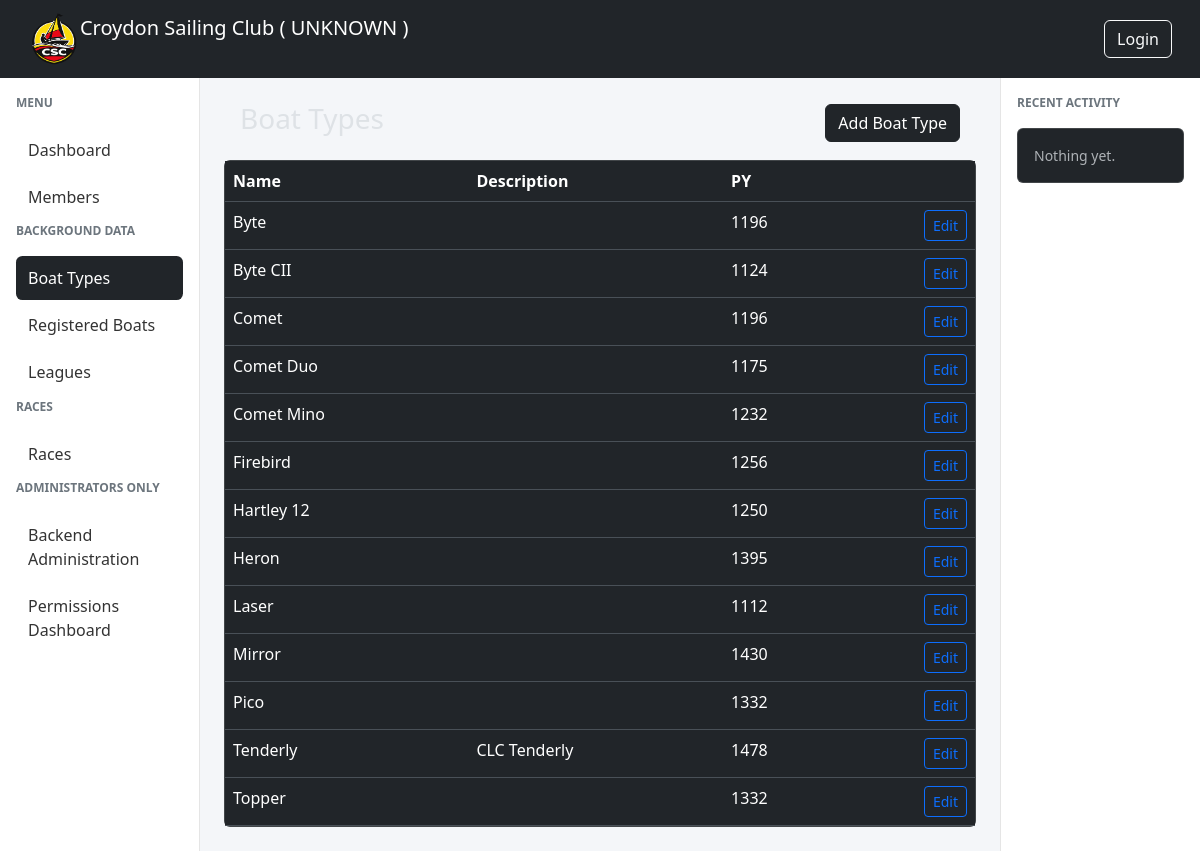
/boat-types/, run on the app's committed database.
### races/models.py (models this page shows, shortened)
class BoatType(models.Model):
    name = models.CharField(max_length=100)
    description = models.CharField(max_length=255, blank=True)
    py = models.IntegerField(
        "Portsmouth Yardstick",
        validators=[
            MinValueValidator(1000),
            MaxValueValidator(2000),
        ],
    )

### races/views.py (the view)
# urls.py: path("boat-types/", BoatTypeListView.as_view(), name="boattype-list"),
class BoatTypeListView(ListView):
    model = BoatType
    template_name = "races/boattype_list.html"
    context_object_name = "boats"
    ordering = ["name"]

### csc_manager/context_processors.py (called while the page is built)
def template_settings(request):
    return {
        name: getattr(settings, name)
        for name in getattr(settings, "TEMPLATE_VISIBLE_SETTINGS", [])
    }

### races/templates/races/boattype_list.html (shortened to what this page needs)
{% extends "base.html" %}
{% block content %}
<div class="d-flex justify-content-between align-items-center mb-3 px-3">
    <h3>Boat Types</h3>
    <a href="{% url 'boattype-add' %}" class="btn btn-dark">
        Add Boat Type
    </a>
</div>
<div class="card">
    <div class="table-responsive">
        <table class="table table-hover mb-0">
            <thead>
                <tr>
                    <th>Name</th>
                    <th>Description</th>
                    <th>PY</th>
                    <th></th>
                </tr>
            </thead>
            <tbody>
                {% for boat in boats %}
                <tr>
                    <td>{{ boat.name }}</td>
                    <td>{{ boat.description }}</td>
                    <td>{{ boat.py }}</td>
                    <td class="text-end">
                        <a href="{% url 'boattype-edit' boat.pk %}"
                           class="btn btn-sm btn-outline-primary">
                            Edit
                        </a>
                    </td>
                </tr>
                {% empty %}
                <tr>
                    <td colspan="4" class="text-center text-muted">
                        No boat types yet.
                    </td>
                </tr>
                {% endfor %}
            </tbody>
        </table>
    </div>
</div>
{% endblock %}

### csc_manager/templates/base.html (style rules this page uses)
body { background-color: #f4f6f9; }

### data on the page
BoatType: name "Byte", py "1196"
BoatType: name "Byte CII", py "1124"
BoatType: name "Comet", py "1196"
BoatType: name "Comet Duo", py "1175"
BoatType: name "Comet Mino", py "1232"
BoatType: name "Firebird", py "1256"
BoatType: name "Hartley 12", py "1250"
BoatType: name "Heron", py "1395"
BoatType: name "Laser", py "1112"
BoatType: name "Mirror", py "1430"
BoatType: name "Pico", py "1332"
BoatType: name "Tenderly", description "CLC Tenderly", py "1478"
BoatType: name "Topper", py "1332"

### other printed values
{{ ENVIRONMENT }} "UNKNOWN"
